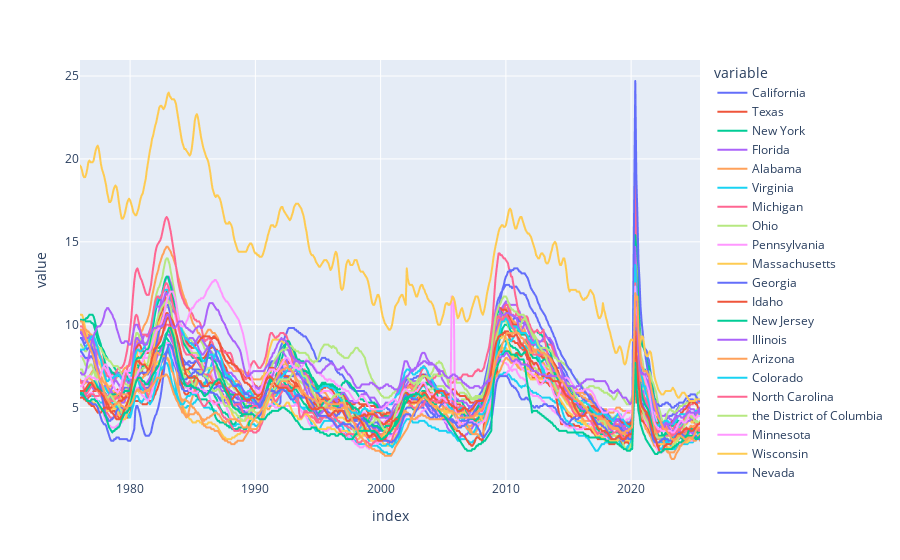

Write notebook code for a chart like this one.
### Code cell
# Go through the index or ID and pull each series


all_results = []

for myid in unemp_df.index:
    results = fred.get_series(myid)
    results = results.to_frame(name=myid)
    all_results.append(results)


#Concatenate all the results into a single DataFrame
uemp_results = pd.concat(all_results, axis=1)

cols_to_drop = []
for i in uemp_results:
    if len(i) > 4:
        cols_to_drop.append(i)
uemp_results = uemp_results.drop(columns = cols_to_drop, axis=1)

uemp_states = uemp_results.copy() 
uemp_states = uemp_states.dropna()
id_to_state = unemp_df['title'].str.replace('Unemployment Rate in ','').to_dict()
uemp_states.columns = [id_to_state[c] for c in uemp_states.columns]

# Plotting the unemployment rate for each state
px.line(uemp_states)

### Figure 1 — Plotly figure (JSON) as saved in the notebook; plotly's stock layout.template omitted (floating-point values rounded to 4 significant figures; data arrays with more than 128 entries replaced by an {"elided": "..."} marker saying what was removed)
{"data": [{"hovertemplate": "variable=California<br>index=%{x}<br>value=%{y}<extra></extra>", "legendgroup": "California", "line": {"color": "#636efa", "dash": "solid"}, "marker": {"symbol": "circle"}, "mode": "lines", "name": "California", "showlegend": true, "type": "scattergl", "x": {"elided": "593 str values"}, "xaxis": "x", "y": {"elided": "593 float values"}, "yaxis": "y"}, {"hovertemplate": "variable=Texas<br>index=%{x}<br>value=%{y}<extra></extra>", "legendgroup": "Texas", "line": {"color": "#EF553B", "dash": "solid"}, "marker": {"symbol": "circle"}, "mode": "lines", "name": "Texas", "showlegend": true, "type": "scattergl", "x": {"elided": "593 str values"}, "xaxis": "x", "y": {"elided": "593 float values"}, "yaxis": "y"}, {"hovertemplate": "variable=New York<br>index=%{x}<br>value=%{y}<extra></extra>", "legendgroup": "New York", "line": {"color": "#00cc96", "dash": "solid"}, "marker": {"symbol": "circle"}, "mode": "lines", "name": "New York", "showlegend": true, "type": "scattergl", "x": {"elided": "593 str values"}, "xaxis": "x", "y": {"elided": "593 float values"}, "yaxis": "y"}, {"hovertemplate": "variable=Florida<br>index=%{x}<br>value=%{y}<extra></extra>", "legendgroup": "Florida", "line": {"color": "#ab63fa", "dash": "solid"}, "marker": {"symbol": "circle"}, "mode": "lines", "name": "Florida", "showlegend": true, "type": "scattergl", "x": {"elided": "593 str values"}, "xaxis": "x", "y": {"elided": "593 float values"}, "yaxis": "y"}, {"hovertemplate": "variable=Alabama<br>index=%{x}<br>value=%{y}<extra></extra>", "legendgroup": "Alabama", "line": {"color": "#FFA15A", "dash": "solid"}, "marker": {"symbol": "circle"}, "mode": "lines", "name": "Alabama", "showlegend": true, "type": "scattergl", "x": {"elided": "593 str values"}, "xaxis": "x", "y": {"elided": "593 float values"}, "yaxis": "y"}, {"hovertemplate": "variable=Virginia<br>index=%{x}<br>value=%{y}<extra></extra>", "legendgroup": "Virginia", "line": {"color": "#19d3f3", "dash": "solid"}, "marker": {"symbol": "circle"}, "mode": "lines", "name": "Virginia", "showlegend": true, "type": "scattergl", "x": {"elided": "593 str values"}, "xaxis": "x", "y": {"elided": "593 float values"}, "yaxis": "y"}, {"hovertemplate": "variable=Michigan<br>index=%{x}<br>value=%{y}<extra></extra>", "legendgroup": "Michigan", "line": {"color": "#FF6692", "dash": "solid"}, "marker": {"symbol": "circle"}, "mode": "lines", "name": "Michigan", "showlegend": true, "type": "scattergl", "x": {"elided": "593 str values"}, "xaxis": "x", "y": {"elided": "593 float values"}, "yaxis": "y"}, {"hovertemplate": "variable=Ohio<br>index=%{x}<br>value=%{y}<extra></extra>", "legendgroup": "Ohio", "line": {"color": "#B6E880", "dash": "solid"}, "marker": {"symbol": "circle"}, "mode": "lines", "name": "Ohio", "showlegend": true, "type": "scattergl", "x": {"elided": "593 str values"}, "xaxis": "x", "y": {"elided": "593 float values"}, "yaxis": "y"}, {"hovertemplate": "variable=Pennsylvania<br>index=%{x}<br>value=%{y}<extra></extra>", "legendgroup": "Pennsylvania", "line": {"color": "#FF97FF", "dash": "solid"}, "marker": {"symbol": "circle"}, "mode": "lines", "name": "Pennsylvania", "showlegend": true, "type": "scattergl", "x": {"elided": "593 str values"}, "xaxis": "x", "y": {"elided": "593 float values"}, "yaxis": "y"}, {"hovertemplate": "variable=Massachusetts<br>index=%{x}<br>value=%{y}<extra></extra>", "legendgroup": "Massachusetts", "line": {"color": "#FECB52", "dash": "solid"}, "marker": {"symbol": "circle"}, "mode": "lines", "name": "Massachusetts", "showlegend": true, "type": "scattergl", "x": {"elided": "593 str values"}, "xaxis": "x", "y": {"elided": "593 float values"}, "yaxis": "y"}, {"hovertemplate": "variable=Georgia<br>index=%{x}<br>value=%{y}<extra></extra>", "legendgroup": "Georgia", "line": {"color": "#636efa", "dash": "solid"}, "marker": {"symbol": "circle"}, "mode": "lines", "name": "Georgia", "showlegend": true, "type": "scattergl", "x": {"elided": "593 str values"}, "xaxis": "x", "y": {"elided": "593 float values"}, "yaxis": "y"}, {"hovertemplate": "variable=Idaho<br>index=%{x}<br>value=%{y}<extra></extra>", "legendgroup": "Idaho", "line": {"color": "#EF553B", "dash": "solid"}, "marker": {"symbol": "circle"}, "mode": "lines", "name": "Idaho", "showlegend": true, "type": "scattergl", "x": {"elided": "593 str values"}, "xaxis": "x", "y": {"elided": "593 float values"}, "yaxis": "y"}, {"hovertemplate": "variable=New Jersey<br>index=%{x}<br>value=%{y}<extra></extra>", "legendgroup": "New Jersey", "line": {"color": "#00cc96", "dash": "solid"}, "marker": {"symbol": "circle"}, "mode": "lines", "name": "New Jersey", "showlegend": true, "type": "scattergl", "x": {"elided": "593 str values"}, "xaxis": "x", "y": {"elided": "593 float values"}, "yaxis": "y"}, {"hovertemplate": "variable=Illinois<br>index=%{x}<br>value=%{y}<extra></extra>", "legendgroup": "Illinois", "line": {"color": "#ab63fa", "dash": "solid"}, "marker": {"symbol": "circle"}, "mode": "lines", "name": "Illinois", "showlegend": true, "type": "scattergl", "x": {"elided": "593 str values"}, "xaxis": "x", "y": {"elided": "593 float values"}, "yaxis": "y"}, {"hovertemplate": "variable=Arizona<br>index=%{x}<br>value=%{y}<extra></extra>", "legendgroup": "Arizona", "line": {"color": "#FFA15A", "dash": "solid"}, "marker": {"symbol": "circle"}, "mode": "lines", "name": "Arizona", "showlegend": true, "type": "scattergl", "x": {"elided": "593 str values"}, "xaxis": "x", "y": {"elided": "593 float values"}, "yaxis": "y"}, {"hovertemplate": "variable=Colorado<br>index=%{x}<br>value=%{y}<extra></extra>", "legendgroup": "Colorado", "line": {"color": "#19d3f3", "dash": "solid"}, "marker": {"symbol": "circle"}, "mode": "lines", "name": "Colorado", "showlegend": true, "type": "scattergl", "x": {"elided": "593 str values"}, "xaxis": "x", "y": {"elided": "593 float values"}, "yaxis": "y"}, {"hovertemplate": "variable=North Carolina<br>index=%{x}<br>value=%{y}<extra></extra>", "legendgroup": "North Carolina", "line": {"color": "#FF6692", "dash": "solid"}, "marker": {"symbol": "circle"}, "mode": "lines", "name": "North Carolina", "showlegend": true, "type": "scattergl", "x": {"elided": "593 str values"}, "xaxis": "x", "y": {"elided": "593 float values"}, "yaxis": "y"}, {"hovertemplate": "variable=the District of Columbia<br>index=%{x}<br>value=%{y}<extra></extra>", "legendgroup": "the District of Columbia", "line": {"color": "#B6E880", "dash": "solid"}, "marker": {"symbol": "circle"}, "mode": "lines", "name": "the District of Columbia", "showlegend": true, "type": "scattergl", "x": {"elided": "593 str values"}, "xaxis": "x", "y": {"elided": "593 float values"}, "yaxis": "y"}, {"hovertemplate": "variable=Minnesota<br>index=%{x}<br>value=%{y}<extra></extra>", "legendgroup": "Minnesota", "line": {"color": "#FF97FF", "dash": "solid"}, "marker": {"symbol": "circle"}, "mode": "lines", "name": "Minnesota", "showlegend": true, "type": "scattergl", "x": {"elided": "593 str values"}, "xaxis": "x", "y": {"elided": "593 float values"}, "yaxis": "y"}, {"hovertemplate": "variable=Wisconsin<br>index=%{x}<br>value=%{y}<extra></extra>", "legendgroup": "Wisconsin", "line": {"color": "#FECB52", "dash": "solid"}, "marker": {"symbol": "circle"}, "mode": "lines", "name": "Wisconsin", "showlegend": true, "type": "scattergl", "x": {"elided": "593 str values"}, "xaxis": "x", "y": {"elided": "593 float values"}, "yaxis": "y"}, {"hovertemplate": "variable=Nevada<br>index=%{x}<br>value=%{y}<extra></extra>", "legendgroup": "Nevada", "line": {"color": "#636efa", "dash": "solid"}, "marker": {"symbol": "circle"}, "mode": "lines", "name": "Nevada", "showlegend": true, "type": "scattergl", "x": {"elided": "593 str values"}, "xaxis": "x", "y": {"elided": "593 float values"}, "yaxis": "y"}, {"hovertemplate": "variable=Kentucky<br>index=%{x}<br>value=%{y}<extra></extra>", "legendgroup": "Kentucky", "line": {"color": "#EF553B", "dash": "solid"}, "marker": {"symbol": "circle"}, "mode": "lines", "name": "Kentucky", "showlegend": true, "type": "scattergl", "x": {"elided": "593 str values"}, "xaxis": "x", "y": {"elided": "593 float values"}, "yaxis": "y"}, {"hovertemplate": "variable=Tennessee<br>index=%{x}<br>value=%{y}<extra></extra>", "legendgroup": "Tennessee", "line": {"color": "#00cc96", "dash": "solid"}, "marker": {"symbol": "circle"}, "mode": "lines", "name": "Tennessee", "showlegend": true, "type": "scattergl", "x": {"elided": "593 str values"}, "xaxis": "x", "y": {"elided": "593 float values"}, "yaxis": "y"}, {"hovertemplate": "variable=Oregon<br>index=%{x}<br>value=%{y}<extra></extra>", "legendgroup": "Oregon", "line": {"color": "#ab63fa", "dash": "solid"}, "marker": {"symbol": "circle"}, "mode": "lines", "name": "Oregon", "showlegend": true, "type": "scattergl", "x": {"elided": "593 str values"}, "xaxis": "x", "y": {"elided": "593 float values"}, "yaxis": "y"}, {"hovertemplate": "variable=Maryland<br>index=%{x}<br>value=%{y}<extra></extra>", "legendgroup": "Maryland", "line": {"color": "#FFA15A", "dash": "solid"}, "marker": {"symbol": "circle"}, "mode": "lines", "name": "Maryland", "showlegend": true, "type": "scattergl", "x": {"elided": "593 str values"}, "xaxis": "x", "y": {"elided": "593 float values"}, "yaxis": "y"}, {"hovertemplate": "variable=Washington<br>index=%{x}<br>value=%{y}<extra></extra>", "legendgroup": "Washington", "line": {"color": "#19d3f3", "dash": "solid"}, "marker": {"symbol": "circle"}, "mode": "lines", "name": "Washington", "showlegend": true, "type": "scattergl", "x": {"elided": "593 str values"}, "xaxis": "x", "y": {"elided": "593 float values"}, "yaxis": "y"}, {"hovertemplate": "variable=Indiana<br>index=%{x}<br>value=%{y}<extra></extra>", "legendgroup": "Indiana", "line": {"color": "#FF6692", "dash": "solid"}, "marker": {"symbol": "circle"}, "mode": "lines", "name": "Indiana", "showlegend": true, "type": "scattergl", "x": {"elided": "593 str values"}, "xaxis": "x", "y": {"elided": "593 float values"}, "yaxis": "y"}, {"hovertemplate": "variable=South Carolina<br>index=%{x}<br>value=%{y}<extra></extra>", "legendgroup": "South Carolina", "line": {"color": "#B6E880", "dash": "solid"}, "marker": {"symbol": "circle"}, "mode": "lines", "name": "South Carolina", "showlegend": true, "type": "scattergl", "x": {"elided": "593 str values"}, "xaxis": "x", "y": {"elided": "593 float values"}, "yaxis": "y"}, {"hovertemplate": "variable=Louisiana<br>index=%{x}<br>value=%{y}<extra></extra>", "legendgroup": "Louisiana", "line": {"color": "#FF97FF", "dash": "solid"}, "marker": {"symbol": "circle"}, "mode": "lines", "name": "Louisiana", "showlegend": true, "type": "scattergl", "x": {"elided": "593 str values"}, "xaxis": "x", "y": {"elided": "593 float values"}, "yaxis": "y"}, {"hovertemplate": "variable=Puerto Rico<br>index=%{x}<br>value=%{y}<extra></extra>", "legendgroup": "Puerto Rico", "line": {"color": "#FECB52", "dash": "solid"}, "marker": {"symbol": "circle"}, "mode": "lines", "name": "Puerto Rico", "showlegend": true, "type": "scattergl", "x": {"elided": "593 str values"}, "xaxis": "x", "y": {"elided": "593 float values"}, "yaxis": "y"}, {"hovertemplate": "variable=Oklahoma<br>index=%{x}<br>value=%{y}<extra></extra>", "legendgroup": "Oklahoma", "line": {"color": "#636efa", "dash": "solid"}, "marker": {"symbol": "circle"}, "mode": "lines", "name": "Oklahoma", "showlegend": true, "type": "scattergl", "x": {"elided": "593 str values"}, "xaxis": "x", "y": {"elided": "593 float values"}, "yaxis": "y"}, {"hovertemplate": "variable=Missouri<br>index=%{x}<br>value=%{y}<extra></extra>", "legendgroup": "Missouri", "line": {"color": "#EF553B", "dash": "solid"}, "marker": {"symbol": "circle"}, "mode": "lines", "name": "Missouri", "showlegend": true, "type": "scattergl", "x": {"elided": "593 str values"}, "xaxis": "x", "y": {"elided": "593 float values"}, "yaxis": "y"}, {"hovertemplate": "variable=Utah<br>index=%{x}<br>value=%{y}<extra></extra>", "legendgroup": "Utah", "line": {"color": "#00cc96", "dash": "solid"}, "marker": {"symbol": "circle"}, "mode": "lines", "name": "Utah", "showlegend": true, "type": "scattergl", "x": {"elided": "593 str values"}, "xaxis": "x", "y": {"elided": "593 float values"}, "yaxis": "y"}, {"hovertemplate": "variable=Alaska<br>index=%{x}<br>value=%{y}<extra></extra>", "legendgroup": "Alaska", "line": {"color": "#ab63fa", "dash": "solid"}, "marker": {"symbol": "circle"}, "mode": "lines", "name": "Alaska", "showlegend": true, "type": "scattergl", "x": {"elided": "593 str values"}, "xaxis": "x", "y": {"elided": "593 float values"}, "yaxis": "y"}, {"hovertemplate": "variable=Connecticut<br>index=%{x}<br>value=%{y}<extra></extra>", "legendgroup": "Connecticut", "line": {"color": "#FFA15A", "dash": "solid"}, "marker": {"symbol": "circle"}, "mode": "lines", "name": "Connecticut", "showlegend": true, "type": "scattergl", "x": {"elided": "593 str values"}, "xaxis": "x", "y": {"elided": "593 float values"}, "yaxis": "y"}], "layout": {"legend": {"title": {"text": "variable"}, "tracegroupgap": 0}, "margin": {"t": 60}, "xaxis": {"anchor": "y", "domain": [0, 1], "title": {"text": "index"}}, "yaxis": {"anchor": "x", "domain": [0, 1], "title": {"text": "value"}}}}
